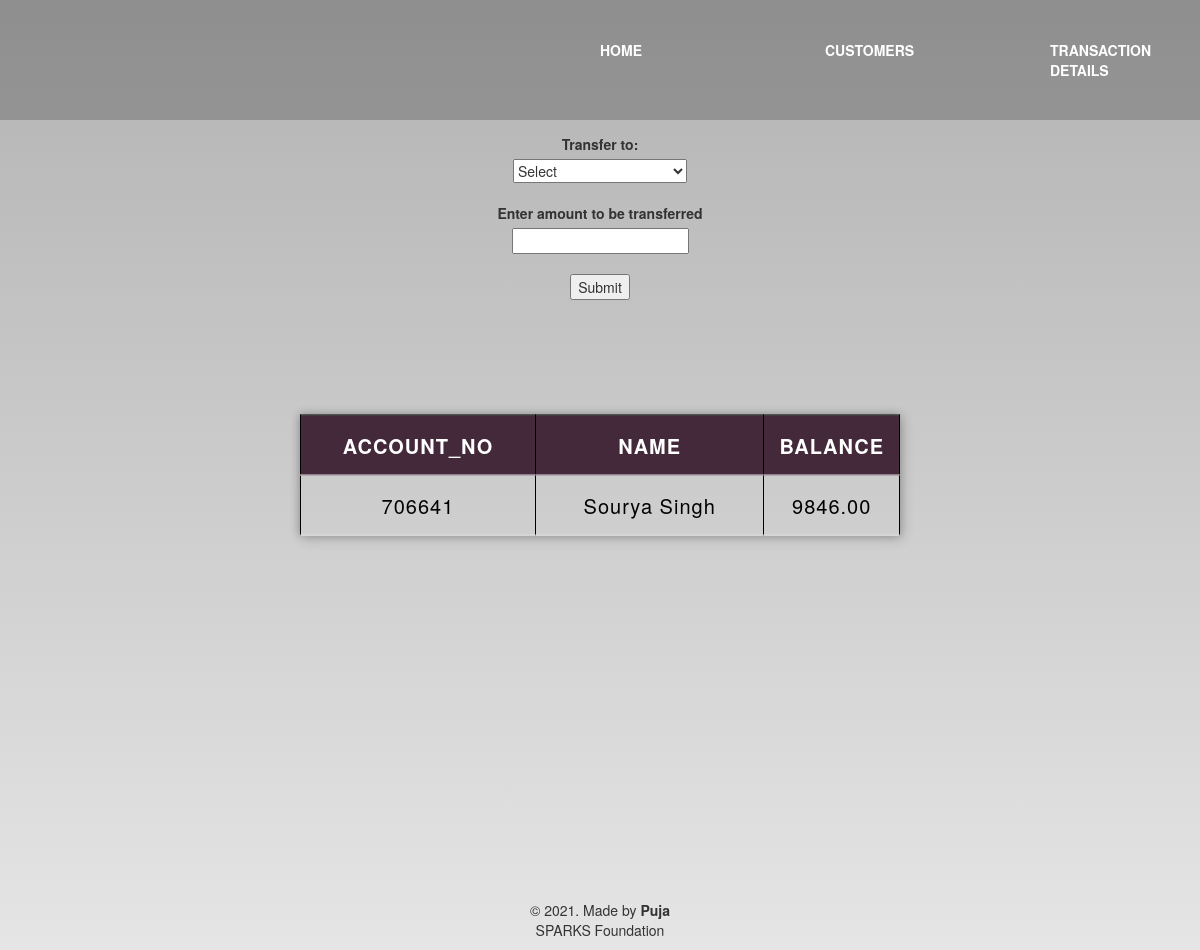
The app's page /money.php?acc_no=706641 with its own data.
### tables this page shows
CREATE TABLE `customer` (
  `accno` int(11) NOT NULL,
  `name` char(30) NOT NULL,
  `address` varchar(100) NOT NULL,
  `phone` varchar(15) NOT NULL,
  `email` varchar(80) NOT NULL,
  `aadhar_no` varchar(20) NOT NULL,
  `acc_type` varchar(20) NOT NULL,
  `status` char(15) NOT NULL,
  `balance` float(15,2) NOT NULL
);

### money.php (the view, shortened to what this page needs)
<html>
    <head>
            <link href ="https://maxcdn.bootstrapcdn.com/bootstrap/3.4.1/css/bootstrap.min.css" type="text/css" rel="stylesheet">
</head>
<body>
<?php
$accno=$_GET['acc_no'];
?>
<nav>
            <div class="logo">
            </div>
            <div class="menu">
             <a href="index.php">Home</a>
             <a href="cust.php">Customers</a>
             <a href="transaction.php"> Transaction Details</a>
            </div>
        </nav>
<div>
<table>
<th>ACCOUNT_NO</th><th>NAME</th>
<th>BALANCE</th>
<?php
        $con= mysqli_connect ('localhost' ,'root','','bank');
                   $selectquery ="select * from customer where accno=$accno";
                   $query=mysqli_query($con,$selectquery);
                   while($res=mysqli_fetch_array($query)){
                ?>
                      <tr>
                            <td><?php echo $res['accno']; ?></td>
                            <td><?php echo $res['name']; ?></td>
                            <td><?php echo $res['balance']; ?></td>
                      </tr>
                <?php
                   }
?>
</table>
<table style="width:200%">
<center><form method="GET" action="updatebal.php">
                   <label for="to">Transfer to:</label><br>
                   <select name="to" id="to">
                       <option>Select</option>
  </select><br><br>
<label  for="bal">Enter amount to be transferred</label><br>
<input type="number" id="bal" name="bal">
<br><br>
<input type="submit">
                </form><center>
</div>
<div style="margin-top:50%">
<footer class="text-center mt-5 py-2">
        <p>&copy 2021. Made by <b>Puja</b> <br> SPARKS Foundation</p>
      </footer></div>
</body>
</html>

### money.php (style rules this page uses)
body { background-size: cover; background-image:linear-gradient(rgba(0,0,0,0.3),rgba(0,0,0,0.1)); }
table ,th,td { border:1px solid black; }
table { position:absolute; top:50%; left:50%; transform:translate(-50%,-50%); border-collapse: collapse; width:800px; border:1px solid #bdc3c7; box-shadow: 2px 2px 12px rgba(0,0,0,0.2), -1px -1px 8px rgba(0,0,0,0.2); letter-spacing: 1px; padding:10px 0 ; font-size:20px; }
table { width:50%; border-collapse: collapse; }
th { text-align: center; background-color: #44293b; color: white; }
td { text-align: center; height:70%; width:40%; color: black; }
th, td { padding: 15px; text-align: center; border-bottom: 1px solid #ddd; }
nav { width:100%; height:15vh;background:rgba(0,0,0,0.2);color:white; display:flex;text-transform: uppercase; justify-content: space-between;align-items: center; }
nav .logo { width:35%;text-align: center; }
nav .menu { width:50%;justify-content: space-between;display:flex; }
nav .menu a { width:25%;text-decoration: none; color:white;font-weight: bold; }

### records on screen
customer: accno "706641", name "Sourya Singh", balance "9846.00"
